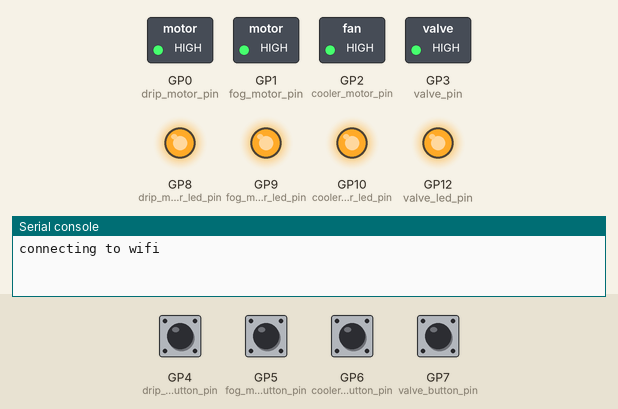
This program was run on a simulated Raspberry Pi Pico running MicroPython. Shown: switched loads named in the program (green lamp = pin HIGH), output pins drawn as LEDs (lit = HIGH), the last lines printed to the serial console. The test bench sets the inputs (shaded band); at power-on: GP4 (drip_motor_button_pin), GP5 (fog_motor_button_pin), GP6 (cooler_motor_button_pin), GP7 (valve_button_pin) HIGH. WiFi joins after 1.5 s; no MQTT or app messages arrive unless stated.

Above: at 0.1 s.
At 22.7 s:
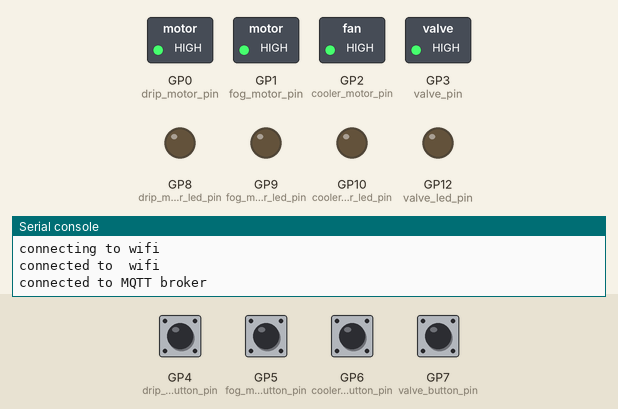
Timing chart, 0 to 24.2 s (numbered marks = the images above):
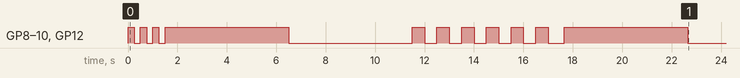

The program:

main.py
```python
from machine import Pin
import network
import time
from umqtt.simple import MQTTClient
import json
import utime
import machine
import sys

mqtt_client=None

wifi_ssid="undefined"
wifi_password="password"
wlan=network.WLAN(network.STA_IF)

broker_host="216.239.36.53"
broker_port=2000

client_id="device1"
subscribe_topic="device1"


max_broker_reconnect_count=5
broker_reconnect_count=0


drip_motor_state=False
fog_motor_state=False
cooler_motor_state=False
valve_state=False

push_button_last_time=0

drip_motor_pin=Pin(0,Pin.OUT,value=1)
fog_motor_pin=Pin(1,Pin.OUT,value=1)
cooler_motor_pin=Pin(2,Pin.OUT,value=1)
valve_pin=Pin(3,Pin.OUT,value=1)

drip_motor_button_pin=Pin(4,Pin.IN,pull=Pin.PULL_UP)
fog_motor_button_pin=Pin(5,Pin.IN,pull=Pin.PULL_UP)
cooler_motor_button_pin=Pin(6,Pin.IN,pull=Pin.PULL_UP)
valve_button_pin=Pin(7,Pin.IN,pull=Pin.PULL_UP)

drip_motor_led_pin=Pin(8,Pin.OUT,value=0)
fog_motor_led_pin=Pin(9,Pin.OUT,value=0)
cooler_motor_led_pin=Pin(10,Pin.OUT,value=0)
valve_led_pin=Pin(12,Pin.OUT,value=0)

def blink_lights(delay):
    drip_motor_led_pin.value(1)
    fog_motor_led_pin.value(1)
    cooler_motor_led_pin.value(1)
    valve_led_pin.value(1)
    time.sleep(delay)
    drip_motor_led_pin.value(0)
    fog_motor_led_pin.value(0)
    cooler_motor_led_pin.value(0)
    valve_led_pin.value(0)
    time.sleep(delay)


def handle_broker_disconnect():
    drip_motor_pin.value(0)
    fog_motor_pin.value(0)
    cooler_motor_pin.value(0)
    valve_pin.value(0)


def wifi_connect(ssid,password):

       wlan.disconnect()
       wlan.active(True)

       if not wlan.isconnected():
           print("connecting to wifi")
           wlan.connect(ssid,password)

           while not wlan.isconnected():
               blink_lights(0.25)

           print("connected to  wifi")

           blink_lights(5)


def connect_to_broker():
    global broker_reconnect_count

    lights_blink_count=0

    mqtt_client=MQTTClient(client_id=client_id,server=broker_host,port=broker_port)
    mqtt_client.set_callback(handle_message)

    while lights_blink_count < 6:
        blink_lights(0.5)
        lights_blink_count+=1

    mqtt_client.connect()
    mqtt_client.subscribe(subscribe_topic)
    print("connected to MQTT broker")
    broker_reconnect_count=0

    blink_lights(5)
    return mqtt_client


def handle_node(state,pin,led_pin):
    if state:
        pin.value(0)
        led_pin.value(1)
    else:
        pin.value(1)
        led_pin.value(0)

def handle_message(topic,message):
    global drip_motor_state,fog_motor_state,cooler_motor_state,valve_state
    data=json.loads(message)
    user_id=data["userId"]
    node_name=data["nodeName"]
    state=data["state"]
    if node_name == "drip-motor":
        drip_motor_state = state
        handle_node(drip_motor_state,drip_motor_pin,drip_motor_led_pin)
        broker_data=json.dumps({"user_id":user_id,"node_name":node_name,"state":drip_motor_state})
        mqtt_client.publish("broker",broker_data)

    elif node_name == "fog-motor":
        fog_motor_state = state
        handle_node(fog_motor_state,fog_motor_pin,fog_motor_led_pin)
        broker_data=json.dumps({"user_id":user_id,"node_name":node_name,"state":fog_motor_state})
        mqtt_client.publish("broker",broker_data)

    elif node_name == "cooler-motor":
        cooler_motor_state = state
        handle_node(cooler_motor_state,cooler_motor_pin,cooler_motor_led_pin)
        broker_data=json.dumps({"user_id":user_id,"node_name":node_name,"state":cooler_motor_state})
        mqtt_client.publish("broker",broker_data)

    else:
        valve_state = state
        handle_node(valve_state,valve_pin,valve_led_pin)
        broker_data=json.dumps({"user_id":user_id,"node_name":node_name,"state":valve_state})
        mqtt_client.publish("broker",broker_data)


def handle_push_button(name):
    global drip_motor_state,fog_motor_state,cooler_motor_state,valve_state
    global push_button_last_time

    push_button_new_time=utime.ticks_ms()

    if (push_button_new_time - push_button_last_time) > 300:
        if name == "drip-motor":
            drip_motor_state = not drip_motor_state
            handle_node(drip_motor_state,drip_motor_pin,drip_motor_led_pin)

            broker_data=json.dumps({"node_name":name,"state":drip_motor_state})
            mqtt_client.publish("broker",broker_data)

        elif name == "fog-motor":
            fog_motor_state = not fog_motor_state
            handle_node(fog_motor_state,fog_motor_pin,fog_motor_led_pin)

            broker_data=json.dumps({"node_name":name,"state":fog_motor_state})
            mqtt_client.publish("broker",broker_data)

        elif name == "cooler-motor":
            cooler_motor_state = not cooler_motor_state
            handle_node(cooler_motor_state,cooler_motor_pin,cooler_motor_led_pin)

            broker_data=json.dumps({"node_name":name,"state":cooler_motor_state})
            mqtt_client.publish("broker",broker_data)

        else:
            valve_state = not valve_state
            handle_node(valve_state,valve_pin,valve_led_pin)

            broker_data=json.dumps({"node_name":name,"state":valve_state})
            mqtt_client.publish("broker",broker_data)

        push_button_last_time=push_button_new_time


def main():
    global mqtt_client,broker_reconnect_count
    wifi_connect(wifi_ssid,wifi_password)

    try:
        drip_motor_button_pin.irq(trigger=Pin.IRQ_RISING,handler=lambda pin:handle_push_button("drip-motor"))
        fog_motor_button_pin.irq(trigger=Pin.IRQ_RISING,handler=lambda pin:handle_push_button("fog-motor"))
        cooler_motor_button_pin.irq(trigger=Pin.IRQ_RISING,handler=lambda pin:handle_push_button("cooler-motor"))
        valve_button_pin.irq(trigger=Pin.IRQ_RISING,handler=lambda pin:handle_push_button("valve"))
    except Exception as e:
        print("failed to add event listeners")

    try:
        mqtt_client=connect_to_broker()

        while True:
            mqtt_client.check_msg()
    except Exception as e:
        broker_reconnect_count+=1
        time.sleep(1)
        if broker_reconnect_count > max_broker_reconnect_count:
            handle_broker_disconnect()
        else:
            main()


if __name__ == "__main__":
    main()
```
